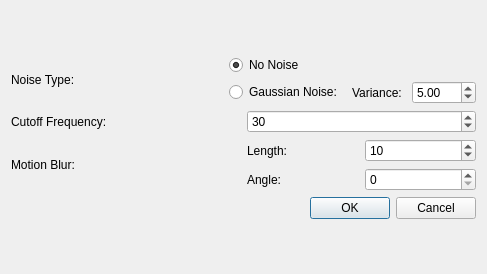
<?xml version="1.0" encoding="UTF-8"?>
<ui version="4.0">
 <class>DialogInverseFilter</class>
 <widget class="QDialog" name="DialogInverseFilter">
  <property name="geometry">
   <rect>
    <x>0</x>
    <y>0</y>
    <width>487</width>
    <height>274</height>
   </rect>
  </property>
  <property name="windowTitle">
   <string>Inverse Filter Setting</string>
  </property>
  <layout class="QVBoxLayout" name="verticalLayout_3">
   <item>
    <layout class="QVBoxLayout" name="verticalLayout_2">
     <item>
      <layout class="QHBoxLayout" name="horizontalLayout_2">
       <item>
        <widget class="QLabel" name="labelNoiseType">
         <property name="text">
          <string>Noise Type: </string>
         </property>
        </widget>
       </item>
       <item>
        <layout class="QVBoxLayout" name="verticalLayout">
         <item>
          <widget class="QRadioButton" name="radioButtonNoNoise">
           <property name="text">
            <string>No Noise</string>
           </property>
           <property name="checked">
            <bool>true</bool>
           </property>
          </widget>
         </item>
         <item>
          <layout class="QHBoxLayout" name="horizontalLayout">
           <item>
            <widget class="QRadioButton" name="radioButtonGaussianNoise">
             <property name="text">
              <string>Gaussian Noise: </string>
             </property>
            </widget>
           </item>
           <item>
            <widget class="QLabel" name="labelVariance">
             <property name="text">
              <string>Variance: </string>
             </property>
            </widget>
           </item>
           <item>
            <widget class="QDoubleSpinBox" name="doubleSpinBoxVariance">
             <property name="maximum">
              <double>255.000000000000000</double>
             </property>
             <property name="singleStep">
              <double>1.000000000000000</double>
             </property>
             <property name="value">
              <double>5.000000000000000</double>
             </property>
            </widget>
           </item>
          </layout>
         </item>
        </layout>
       </item>
      </layout>
     </item>
     <item>
      <layout class="QHBoxLayout" name="horizontalLayout_4">
       <item>
        <widget class="QLabel" name="labelCutoffFrequency">
         <property name="text">
          <string>Cutoff Frequency: </string>
         </property>
        </widget>
       </item>
       <item>
        <widget class="QSpinBox" name="spinBoxCutoffFrequency">
         <property name="minimum">
          <number>1</number>
         </property>
         <property name="maximum">
          <number>1024</number>
         </property>
         <property name="value">
          <number>30</number>
         </property>
        </widget>
       </item>
      </layout>
     </item>
     <item>
      <layout class="QHBoxLayout" name="horizontalLayout_3">
       <item>
        <widget class="QLabel" name="labelMotionBlur">
         <property name="text">
          <string>Motion Blur: </string>
         </property>
        </widget>
       </item>
       <item>
        <layout class="QGridLayout" name="gridLayout">
         <item row="0" column="0">
          <widget class="QLabel" name="labelLength">
           <property name="text">
            <string>Length: </string>
           </property>
          </widget>
         </item>
         <item row="0" column="1">
          <widget class="QSpinBox" name="spinBoxLength">
           <property name="minimum">
            <number>1</number>
           </property>
           <property name="maximum">
            <number>99</number>
           </property>
           <property name="value">
            <number>10</number>
           </property>
          </widget>
         </item>
         <item row="1" column="0">
          <widget class="QLabel" name="labelAngle">
           <property name="text">
            <string>Angle: </string>
           </property>
          </widget>
         </item>
         <item row="1" column="1">
          <widget class="QSpinBox" name="spinBoxAngle">
           <property name="maximum">
            <number>360</number>
           </property>
          </widget>
         </item>
        </layout>
       </item>
      </layout>
     </item>
     <item>
      <widget class="QDialogButtonBox" name="buttonBox">
       <property name="orientation">
        <enum>Qt::Horizontal</enum>
       </property>
       <property name="standardButtons">
        <set>QDialogButtonBox::Cancel|QDialogButtonBox::Ok</set>
       </property>
      </widget>
     </item>
    </layout>
   </item>
  </layout>
 </widget>
 <resources/>
 <connections>
  <connection>
   <sender>buttonBox</sender>
   <signal>accepted()</signal>
   <receiver>DialogInverseFilter</receiver>
   <slot>accept()</slot>
   <hints>
    <hint type="sourcelabel">
     <x>248</x>
     <y>254</y>
    </hint>
    <hint type="destinationlabel">
     <x>157</x>
     <y>274</y>
    </hint>
   </hints>
  </connection>
  <connection>
   <sender>buttonBox</sender>
   <signal>rejected()</signal>
   <receiver>DialogInverseFilter</receiver>
   <slot>reject()</slot>
   <hints>
    <hint type="sourcelabel">
     <x>316</x>
     <y>260</y>
    </hint>
    <hint type="destinationlabel">
     <x>286</x>
     <y>274</y>
    </hint>
   </hints>
  </connection>
 </connections>
</ui>
